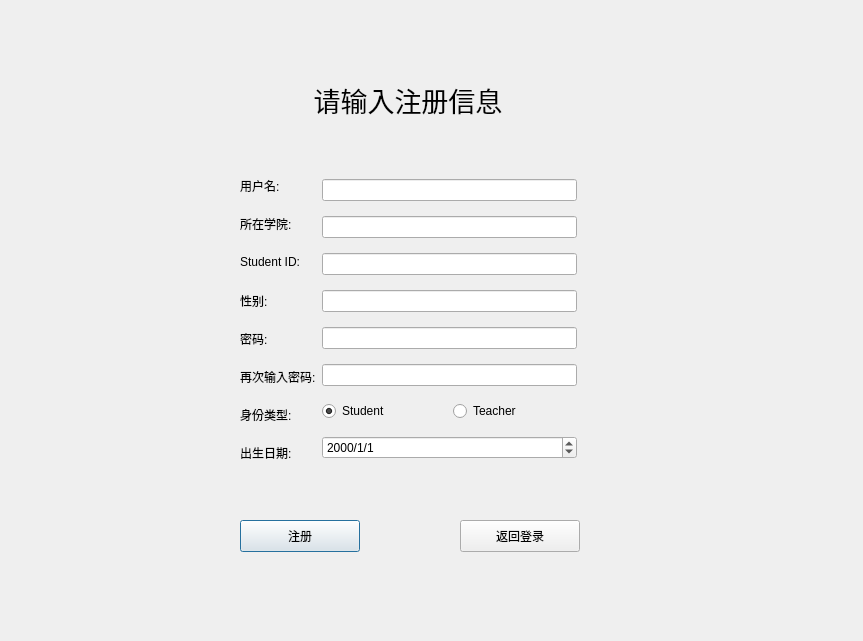
<?xml version="1.0" encoding="UTF-8"?>
<ui version="4.0">
 <class>SignUp</class>
 <widget class="QDialog" name="SignUp">
  <property name="geometry">
   <rect>
    <x>0</x>
    <y>0</y>
    <width>863</width>
    <height>641</height>
   </rect>
  </property>
  <property name="windowTitle">
   <string>SignUp</string>
  </property>
  <widget class="QLabel" name="label_8">
   <property name="geometry">
    <rect>
     <x>180</x>
     <y>50</y>
     <width>456</width>
     <height>101</height>
    </rect>
   </property>
   <property name="text">
    <string>&lt;html&gt;&lt;head/&gt;&lt;body&gt;&lt;p&gt;&lt;span style=&quot; font-size:20pt;&quot;&gt;请输入注册信息&lt;/span&gt;&lt;/p&gt;&lt;/body&gt;&lt;/html&gt;</string>
   </property>
   <property name="alignment">
    <set>Qt::AlignCenter</set>
   </property>
   <property name="margin">
    <number>0</number>
   </property>
  </widget>
  <widget class="QPushButton" name="signupPushButton">
   <property name="geometry">
    <rect>
     <x>240</x>
     <y>520</y>
     <width>120</width>
     <height>32</height>
    </rect>
   </property>
   <property name="text">
    <string>注册</string>
   </property>
  </widget>
  <widget class="QPushButton" name="goToLoginPushButton">
   <property name="geometry">
    <rect>
     <x>460</x>
     <y>520</y>
     <width>120</width>
     <height>32</height>
    </rect>
   </property>
   <property name="text">
    <string>返回登录</string>
   </property>
  </widget>
  <widget class="QWidget" name="layoutWidget">
   <property name="geometry">
    <rect>
     <x>240</x>
     <y>170</y>
     <width>337</width>
     <height>299</height>
    </rect>
   </property>
   <layout class="QHBoxLayout" name="horizontalLayout_2">
    <item>
     <layout class="QVBoxLayout" name="verticalLayout_2">
      <item>
       <widget class="QLabel" name="label">
        <property name="text">
         <string>用户名:</string>
        </property>
       </widget>
      </item>
      <item>
       <widget class="QLabel" name="label_3">
        <property name="text">
         <string>所在学院:</string>
        </property>
       </widget>
      </item>
      <item>
       <widget class="QLabel" name="label_2">
        <property name="text">
         <string>Student ID:</string>
        </property>
       </widget>
      </item>
      <item>
       <widget class="QLabel" name="label_5">
        <property name="text">
         <string>性别:</string>
        </property>
       </widget>
      </item>
      <item>
       <widget class="QLabel" name="label_6">
        <property name="text">
         <string>密码:</string>
        </property>
       </widget>
      </item>
      <item>
       <widget class="QLabel" name="label_9">
        <property name="text">
         <string>再次输入密码:</string>
        </property>
       </widget>
      </item>
      <item>
       <widget class="QLabel" name="label_7">
        <property name="text">
         <string>身份类型:</string>
        </property>
       </widget>
      </item>
      <item>
       <widget class="QLabel" name="label_4">
        <property name="text">
         <string>出生日期:</string>
        </property>
       </widget>
      </item>
     </layout>
    </item>
    <item>
     <layout class="QVBoxLayout" name="verticalLayout">
      <item>
       <widget class="QLineEdit" name="userLineEdit"/>
      </item>
      <item>
       <widget class="QLineEdit" name="depLineEdit"/>
      </item>
      <item>
       <widget class="QLineEdit" name="idLineEdit"/>
      </item>
      <item>
       <widget class="QLineEdit" name="genderLineEdit"/>
      </item>
      <item>
       <widget class="QLineEdit" name="pwd1LineEdit">
        <property name="echoMode">
         <enum>QLineEdit::Password</enum>
        </property>
       </widget>
      </item>
      <item>
       <widget class="QLineEdit" name="pwd2LineEdit">
        <property name="echoMode">
         <enum>QLineEdit::Password</enum>
        </property>
       </widget>
      </item>
      <item>
       <layout class="QHBoxLayout" name="horizontalLayout">
        <item>
         <widget class="QRadioButton" name="stuRadioButton">
          <property name="text">
           <string>Student</string>
          </property>
          <property name="checked">
           <bool>true</bool>
          </property>
         </widget>
        </item>
        <item>
         <widget class="QRadioButton" name="teaRadioButton">
          <property name="text">
           <string>Teacher</string>
          </property>
         </widget>
        </item>
       </layout>
      </item>
      <item>
       <widget class="QDateEdit" name="dateEdit">
        <property name="displayFormat">
         <string>yyyy/M/d</string>
        </property>
       </widget>
      </item>
     </layout>
    </item>
   </layout>
  </widget>
 </widget>
 <resources/>
 <connections/>
</ui>
